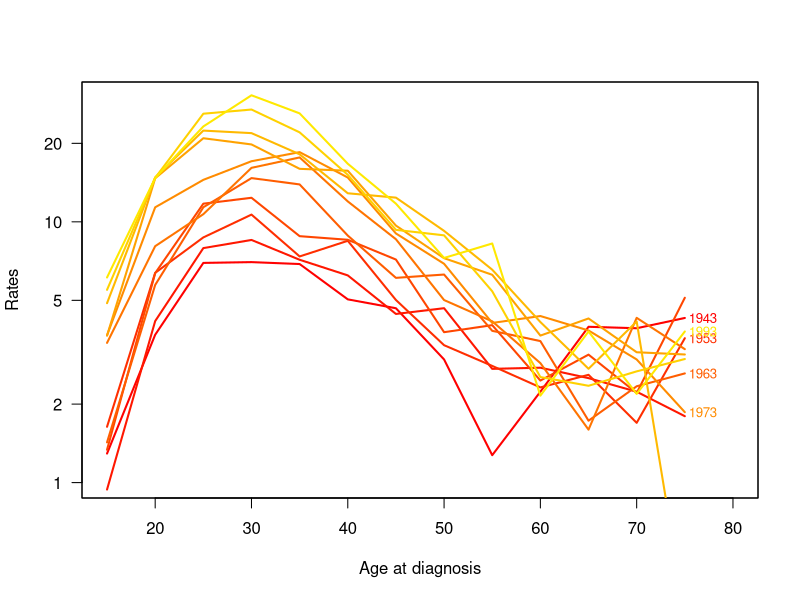
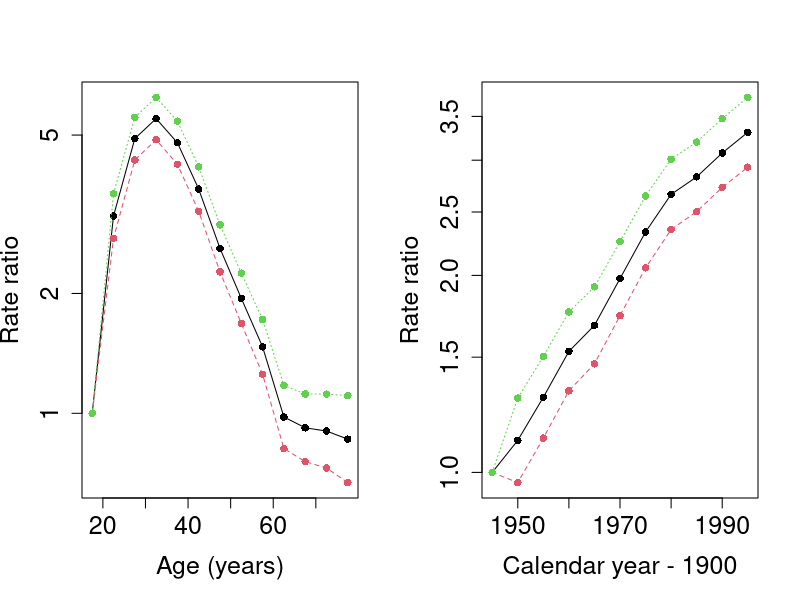
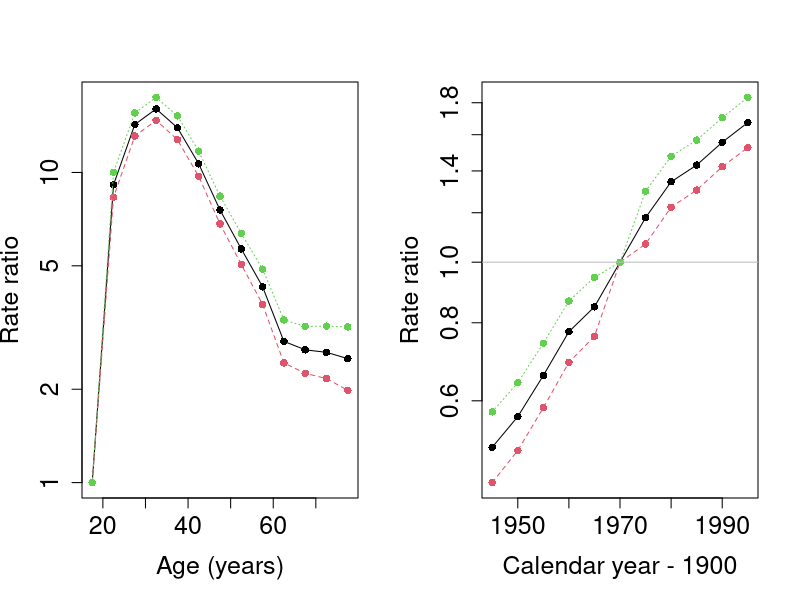
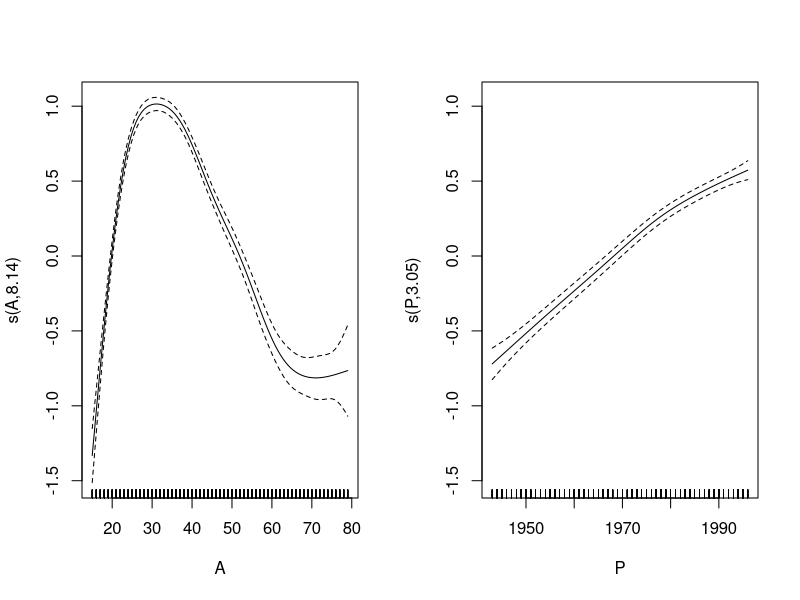
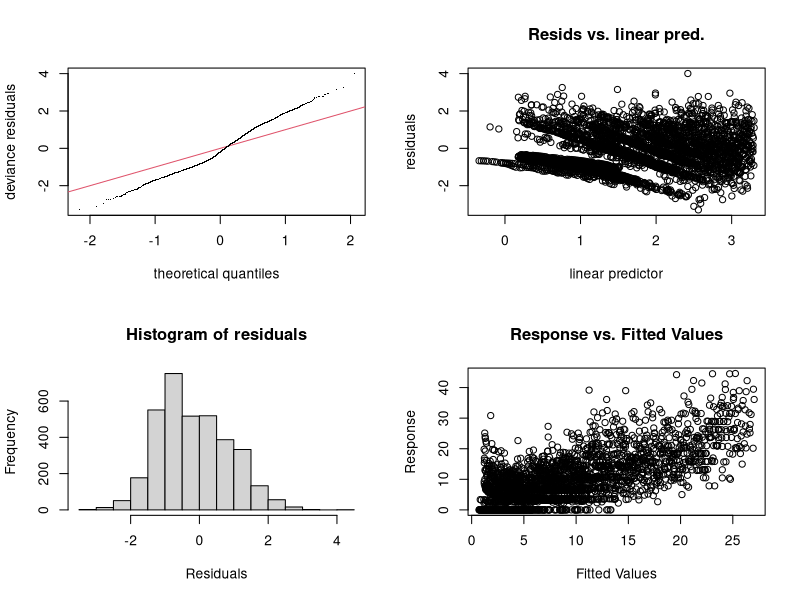
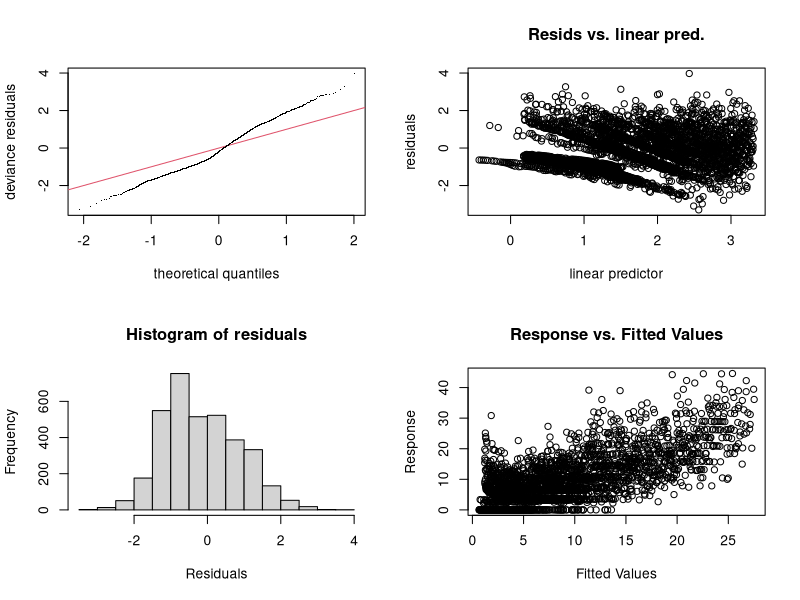
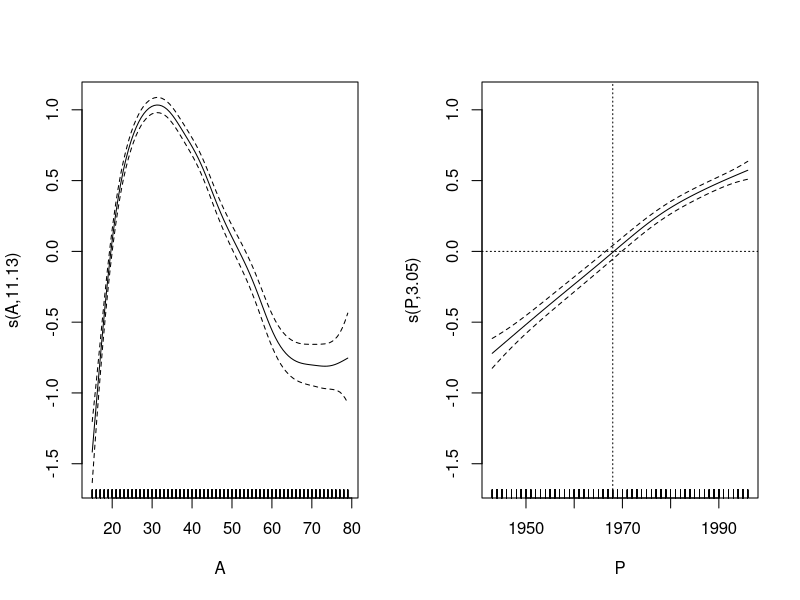
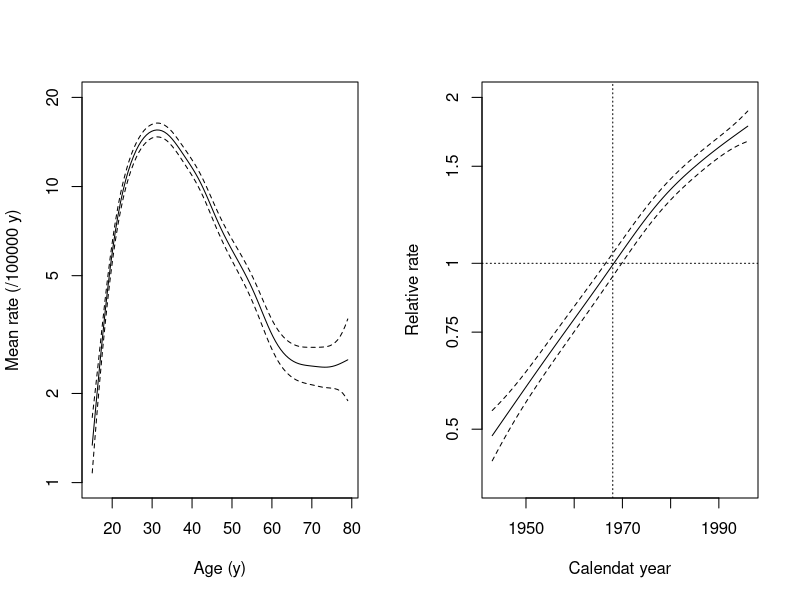

Generate these figures, in order, with R:
## ----include=FALSE------------------------------------------------------------
knitr::opts_chunk$set(results = "markup", keep.source = TRUE, include = FALSE, eps = FALSE, prefix.string = "./graph/cont-eff")


## ----echo=FALSE---------------------------------------------------------------
# opt <- options()
# options( width=90,
#          SweaveHooks=list( fig=function()
#          par(mar=c(3,3,1,1),mgp=c(3,1,0)/1.6,las=1,bty="n") ) )


## ----data-input---------------------------------------------------------------
library(Epi)
library(mgcv)
data(testisDK)
str(testisDK)
summary(testisDK)
head(testisDK)


## ----housekeeping-------------------------------------------------------------
tdk <- subset(testisDK, A > 14 & A < 80)
tdk$Age <- cut(tdk$A, br = 5 * (3:16), include.lowest = TRUE, right = FALSE)
nAge <- length(levels(tdk$Age))
tdk$Per <- cut(tdk$P,
  br = seq(1943, 1998, by = 5),
  include.lowest = TRUE, right = FALSE)
nPer <- length(levels(tdk$Per))


## ----tabulation---------------------------------------------------------------
tab <- stat.table(
  index = list(Age, Per),
  contents = list(
    D = sum(D),
    Y = sum(Y / 1000),
    rate = ratio(D, Y, 10^5)
  ),
  margins = TRUE,
  data = tdk
)
str(tab)


## ----plot-rates, fig=FALSE----------------------------------------------------
str(tab)
par(mfrow = c(1, 1))
rateplot(
  rates = tab[3, 1:nAge, 1:nPer], which = "ap", ylim = c(1, 30),
  age = seq(15, 75, 5), per = seq(1943, 1993, 5),
  col = heat.colors(16), ann = TRUE
)


## ----mCat---------------------------------------------------------------------
tdk$Y <- tdk$Y / 100000
mCat <- glm(cbind(D, Y) ~ Age + Per,
  family = poisreg(link = log), data = tdk )
round(ci.exp(mCat), 2)


## ----mCat-est, fig=FALSE------------------------------------------------------
aMid <- seq(17.5, 77.5, by = 5)
pMid <- seq(1945, 1995, by = 5)
par(mfrow = c(1, 2))
matplot(aMid, rbind(c(1,1,1), ci.exp(mCat)[2:13, ]), type = "o", pch = 16,     
   log = "y", cex.lab = 1.5, cex.axis = 1.5,
  xlab = "Age (years)", ylab = "Rate ratio" )
matplot(pMid, rbind(c(1,1,1), ci.exp(mCat)[14:23, ]), type = "o", pch = 16,
  log = "y", cex.lab = 1.5, cex.axis = 1.5,
  xlab = "Calendar year - 1900", ylab = "Rate ratio" )


## ----mCat2-new-ref------------------------------------------------------------
tdk$Per70 <- Relevel(tdk$Per, ref = 6)
mCat2 <- glm(cbind(D, Y) ~ -1 + Age + Per70,
  family = poisreg(link = log), data = tdk )
round(ci.exp(mCat2), 2)


## ----mCat2-plot, fig =FALSE---------------------------------------------------
par(mfrow = c(1, 2))
matplot(aMid, rbind(c(1,1,1), ci.exp(mCat2)[2:13, ]), type = "o", pch = 16,     
   log = "y", cex.lab = 1.5, cex.axis = 1.5,
  xlab = "Age (years)", ylab = "Rate ratio" )
matplot(pMid, rbind(ci.exp(mCat2)[14:18, ], c(1,1,1), ci.exp(mCat2)[19:23, ]),
        type = "o", pch = 16, log = "y", cex.lab = 1.5, cex.axis = 1.5,
  xlab = "Calendar year - 1900", ylab = "Rate ratio" )
abline(h = 1, col = "gray")


## ----mPen---------------------------------------------------------------------
library(mgcv)
mPen <- mgcv::gam(cbind(D, Y) ~ s(A) + s(P),
  family = poisreg(link = log), data = tdk
)
summary(mPen)


## ----mPen-plot, fig=FALSE-----------------------------------------------------
par(mfrow = c(1, 2))
plot(mPen, seWithMean = TRUE)


## ----mPen-check---------------------------------------------------------------
par(mfrow = c(2, 2))
gam.check(mPen)


## ----mPen2--------------------------------------------------------------------
mPen2 <- mgcv::gam(cbind(D, Y) ~ s(A, k = 20) + s(P),
  family = poisreg(link = log), data = tdk
)
summary(mPen2)
par(mfrow = c(2, 2))
gam.check(mPen2)


## ----mPen2-plot, fig=FALSE----------------------------------------------------
par(mfrow = c(1, 2))
plot(mPen2, seWithMean = TRUE)
abline(v = 1968, h = 0, lty = 3)


## ----mPen2-newplot------------------------------------------------------------
par(mfrow = c(1, 2))
icpt <- coef(mPen2)[1] #  estimated intecept
plot(mPen2,
  seWithMean = TRUE, select = 1, rug = FALSE,
  yaxt = "n", ylim = c(log(1), log(20)) - icpt,
  xlab = "Age (y)", ylab = "Mean rate (/100000 y)"
)
axis(2, at = log(c(1, 2, 5, 10, 20)) - icpt, labels = c(1, 2, 5, 10, 20))
plot(mPen2,
  seWithMean = TRUE, select = 2, rug = FALSE,
  yaxt = "n", ylim = c(log(0.4), log(2)),
  xlab = "Calendat year", ylab = "Relative rate"
)
axis(2, at = log(c(0.5, 0.75, 1, 1.5, 2)), labels = c(0.5, 0.75, 1, 1.5, 2))
abline(v = 1968, h = 0, lty = 3)
